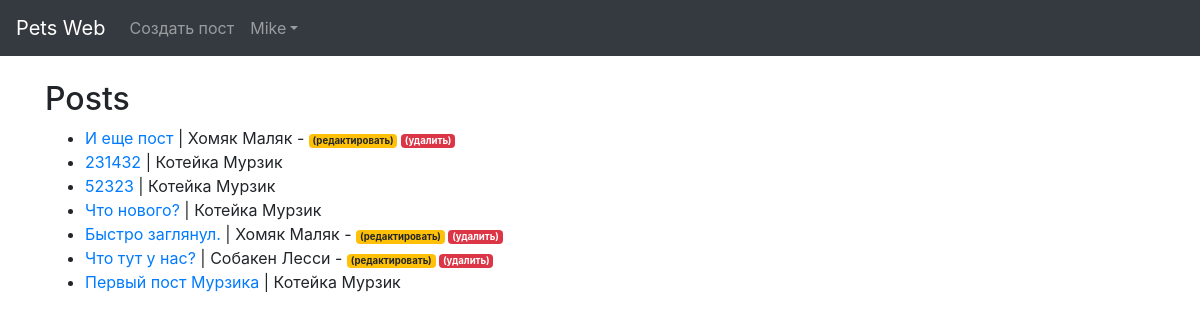
The app's page / (signed in) with its own data.
### pets_web/models.py (models this page shows, shortened)
class Post(models.Model):
    author = models.ForeignKey(Pet, on_delete=models.CASCADE)
    title = models.CharField(max_length=200)
    text = RichTextField(blank=True, null=True)
    created_date = models.DateTimeField(default=timezone.now)
    likes = models.ManyToManyField(User, related_name='blog_post')

class Pet(models.Model):
    pet_kind = models.ForeignKey(PetKind, on_delete=models.CASCADE)
    name = models.CharField(max_length=50)
    age = models.DateField()
    MALE = 'Муж'
    FEMALE = 'Жен'
    GENDER_CHOICES = [
        (MALE, 'Мужской'),
        (FEMALE, 'Женский')
    ]
    breed = models.CharField(max_length=30)
    description = models.TextField(max_length=1000)
    avatara = models.ImageField(max_length=100, blank=True)
    master = models.ForeignKey(User, on_delete=models.CASCADE)
    def __str__(self):
        return self.pet_kind + ' ' + self.name

class PetKind(models.Model):
    CAT = 'Котейка'
    DOG = 'Собакен'
    CAVY = 'Морская свинка'
    HAMSTER = 'Хомяк'
    FISH = 'Рыбка'
    PET_CHOICES = [
        (CAT, 'Котейка'),
        (DOG, 'Собакен'),
        (CAVY, 'Морская свинка'),
        (HAMSTER, 'Хомяк'),
        (FISH, 'Рыбка')
    ]
    pet_kind = models.CharField(max_length=30, choices=PET_CHOICES)
    def __add__(self, other):
        return self.pet_kind + other

### pets_web/views.py (the view)
# urls.py: path('', HomeView.as_view(), name='home'),
class HomeView(ListView):
    model = Post
    template_name = 'index.html'
    ordering = ['-created_date']

### pets_web/templates/index.html
{% extends 'base.html' %}
{% block content %}
<br/>
<h2>Posts</h2>
<ul>
{% for post in object_list %}
    <li><a href="{% url 'pets_web:post_detail' post.pk %}">
        {{ post.title }}</a> | {{ post.author }}
        {% if user.is_authenticated %}
          {% if user.id == post.author.master_id %}
            - <small>
              <a href="{% url 'pets_web:post_edit' post.pk %}" class="badge badge-warning">(редактировать)</a>
              <a href="{% url 'pets_web:post_delete' post.pk %}" class="badge badge-danger">(удалить)</a>
          {% endif %}
        {% endif %}
        </small><br/>
        {{ post.published_date }}</li>
{% endfor %}
</ul>
{% endblock %}

### pets_web/templates/base.html (shortened to what this page needs)
<!doctype html>
<html lang="en">
  <head>
    <link rel="stylesheet" href="https://cdn.jsdelivr.net/npm/bootstrap@4.5.3/dist/css/bootstrap.min.css">
  </head>
  <body>
  <nav class="navbar navbar-expand-lg navbar-dark bg-dark">
  <a class="navbar-brand" href="{% url 'pets_web:home' %}">Pets Web</a>
  <div class="collapse navbar-collapse" id="navbarSupportedContent">
    <ul class="navbar-nav mr-auto">
      {% if user.is_authenticated %}
        <li class="nav-item">
          <a class="nav-link" href="{% url 'pets_web:post_add' %}">Создать пост</a>
        </li>
        <li class="nav-item dropdown">
          <a class="nav-link dropdown-toggle" data-toggle="dropdown" href="#" role="button" aria-haspopup="true" aria-expanded="false">{{ user.username }}</a>
        </li>
      {% endif %}
    </ul>
  </div>
</nav>
<div class="container">
  {% block content %}
  {% endblock %}
</div>
  </body>
</html>

### records on screen
Post: title "И еще пост", author "Хомяк Маляк", shows "(редактировать)"
Post: title "231432", author "Котейка Мурзик"
Post: title "52323", author "Котейка Мурзик"
Post: title "Что нового?", author "Котейка Мурзик"
Post: title "Быстро заглянул.", author "Хомяк Маляк", shows "(редактировать)"
Post: title "Что тут у нас?", author "Собакен Лесси", shows "(редактировать)"
Post: title "Первый пост Мурзика", author "Котейка Мурзик"

### other values on screen
{{ user.username }} "Mike"
